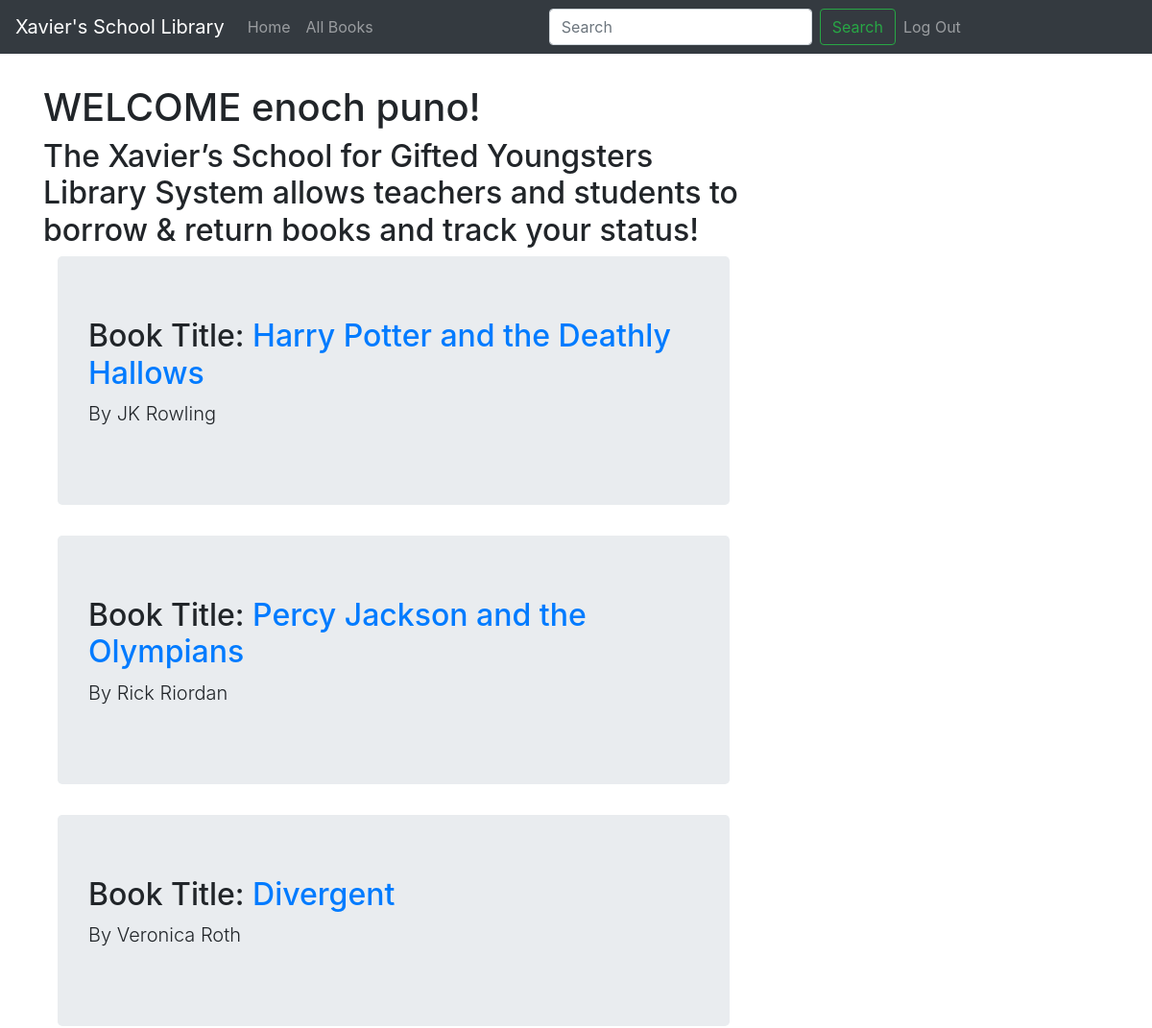
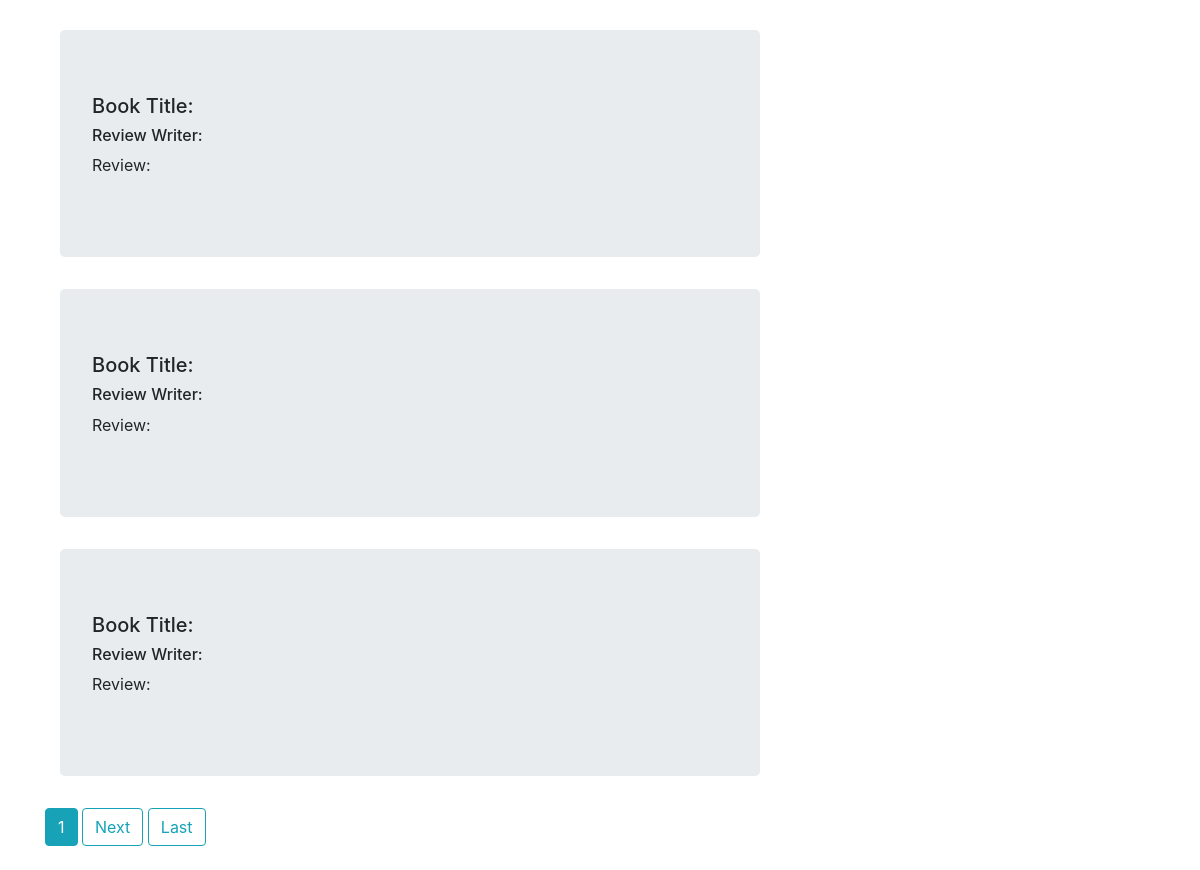
Page /library_system/ (signed in) on the committed database (2 pictures, top to bottom).
### account/models.py (models this page shows, shortened)
class Account(AbstractBaseUser):
    ROLES = [
        ('regular', 'Student/Teacher'),
        ('manager', 'Book Manager'),
        ('head', 'Administrator'),
    ]
    email               = models.EmailField(verbose_name="email", max_length=60, unique=True)
    first_name          = models.CharField(max_length=100, default=None)
    last_name           = models.CharField(max_length=100)
    username            = models.CharField(max_length=30, unique=True)
    id_num              = models.IntegerField(unique=True)
    date_joined         = models.DateTimeField(verbose_name="date joined", auto_now_add=True)
    last_login          = models.DateTimeField(verbose_name="date joined", auto_now=True)
    is_admin            = models.BooleanField(default=False)
    is_active           = models.BooleanField(default=True)
    is_staff            = models.BooleanField(default=False)
    is_superuser        = models.BooleanField(default=False)
    role                = models.CharField(max_length=200, choices=ROLES, default='regular')
    USERNAME_FIELD = 'username'
    REQUIRED_FIELDS = ['email','first_name','last_name','id_num', 'role']
    objects = MyAccountManager()

### library_system/models.py (models this page shows, shortened)
class Book(models.Model):
    title = models.CharField(max_length=200)
    author = models.ForeignKey('Author', on_delete=models.SET_NULL, null=True)
    isbn = models.CharField('ISBN', max_length=13, help_text='13 Character ISBN number')
    genre = models.ManyToManyField('Genre', help_text='Select a genre for this book')
    publisher = models.CharField(max_length=200)
    year_of_pub = models.CharField(max_length=4)
    date_created = models.DateTimeField(auto_now_add=True)
    date_update = models.DateTimeField(auto_now=True)

class Author(models.Model):
    first_name = models.CharField(max_length=100)
    last_name = models.CharField(max_length=100)
    date_of_birth = models.DateField(null = True, blank=True,  help_text='Format: yyyy-mm-dd')
    date_of_death = models.DateField(null=True, blank=True, help_text='Format: yyyy-mm-dd')
    date_created = models.DateTimeField(auto_now_add=True)
    date_update = models.DateTimeField(auto_now=True)
    class Meta:
        ordering = ['last_name', 'first_name']

### library_system/views.py (the view)
# urls.py: path('', BookListView.as_view(), name="libsys-home"),
class BookListView(ListView):
    model = Book
    template_name = 'library_system/home.html'
    context_object_name = 'books'
    ordering = ['-date_created']
    paginate_by = 3

### library_system/templates/library_system/home.html (shortened to what this page needs)
  {% extends "library_system/base.html" %}
  {% block content %}
  {% if request.user.role == "manager" %}
    <div class="">
      <h1> Manager {{ request.user.first_name }} {{request.user.last_name}}!</h1>
    </div>
  {% else %}
    <div class="">
      <h1>WELCOME {{ request.user.first_name }} {{request.user.last_name}}!</h1>
      <h2>The Xavier’s School for Gifted Youngsters Library System allows teachers and students to borrow & return books and track your status! </h2>
    </div>
  {% endif %}
    {% for book in books %}
      <main role="main" class="container">
        <div class="jumbotron">
          <h2>Book Title: <a href="{% url 'book-detail' book.id %}">{{ book.title }}</a></h2>
          <p class="lead">By {{ book.author.first_name }} {{ book.author.last_name}}</p>
        </div>
      </main>
    {% endfor %}
  {% for review in object_list  %}
    <main role="main" class="container">
      <div class="jumbotron">
        <h5>Book Title: {{ review.book.title }}</h5>
        <h6>Review Writer: {{review.review_writer.username}}</h6>
        <p>Review: {{review.review_text }}</p>
      </div>
    </main>
  {% endfor %}
  {% if is_paginated %}
    {% for num in page_obj.paginator.page_range %}
      {% if page_obj.number == num %}
      <a class="btn btn-info mb-4" href="?page={{ num }}">{{ num }}</a>
      {% elif num > page_obj.number|add:'-3' and num < page_obj.number|add:'-3' %}
      <a class="btn btn-outline-info mb-4" href="?page={{ num }}">{{ num }}</a>
      {% endif %}
    {% endfor %}
    {% if page_obj.has_next %}
      <a class="btn btn-outline-info mb-4" href="?page={{page_obj.next_page_number}}">Next</a>
      <a class="btn btn-outline-info mb-4" href="?page={{ page_obj.paginator.num_pages }}">Last</a>
    {% endif  %}
  {% endif %}
{% endblock content %}

### rows in the picture
Account: user.first_name "enoch", user.last_name "puno"
Book: title "Harry Potter and the Deathly Hallows", author.first_name "JK", author.last_name "Rowling"
Book: title "Percy Jackson and the Olympians", author.first_name "Rick", author.last_name "Riordan"
Book: title "Divergent", author.first_name "Veronica", author.last_name "Roth"

### other values in the picture
{{ num }} "1"
